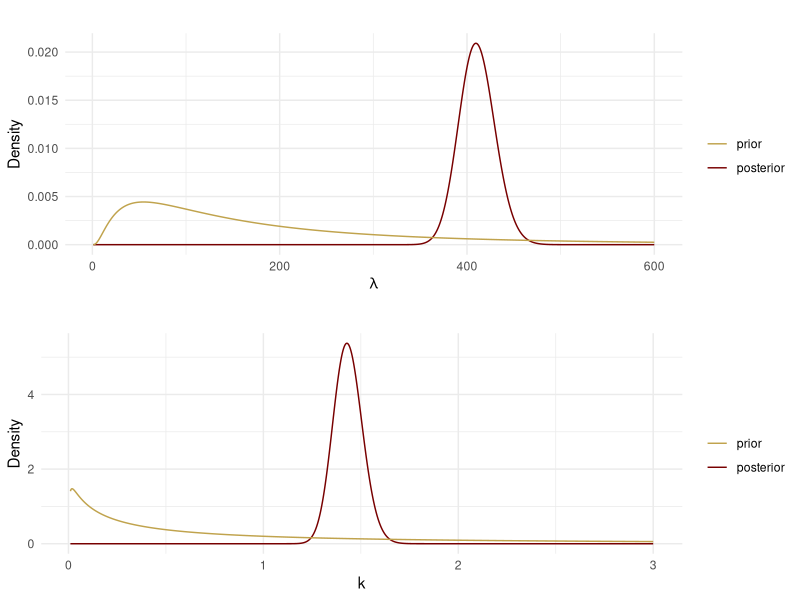
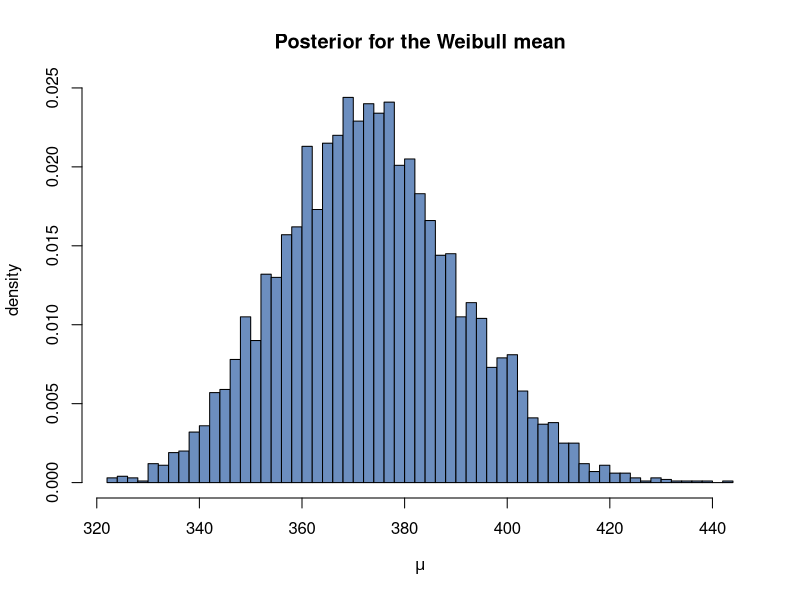

Generate these figures, in order, with R:
## ---- chunk 1
#| output: false
library(tidyverse) # loads data manipulation and visualization packages
library(survival) # loads the lung cancer data as `lung`
colors = c("#6C8EBF", "#c0a34d", "#780000","#007878","#B5C6DF","#EADAAA","#AE6666")
## ---- chunk 2
x = lung$time
censored = (lung$status == 1)
log_lambda_mean <- 5
log_lambda_sd <- 1
log_k_mean <- 0
log_k_sd <- 2
## ---- chunk 3
# Function for computing the log posterior for any given parameter vector 
logpost_weibull <- function(theta, x, censored){
  
  # Compute the parameters in the original scale
  lambda = exp(theta[1])
  k = exp(theta[2])
  
   # Compute the (log) joint prior density
  logPrior = dnorm(theta[1], log_lambda_mean, log_lambda_sd, log = TRUE) +
             dnorm(theta[2], log_k_mean, log_k_sd, log = TRUE)
  
  # Compute the log-likelihood
  loglik_uncensored = sum(dweibull(x[-censored], shape = k, scale = lambda, 
                                   log = TRUE))
  loglik_censored = sum(pweibull(x[censored], shape = k, scale = lambda, 
                                 lower.tail = FALSE, log.p = TRUE))
  logLik = loglik_uncensored + loglik_censored
  
  # Return the log posterior
  return(logLik + logPrior) 
}
## ---- chunk 4
initVal <- c(log_lambda_mean, log_k_mean) # Start optimizer at prior means
OptimResults<-optim(initVal, logpost_weibull, gr=NULL, x, censored,
  method = c("BFGS"), control=list(fnscale=-1), hessian=TRUE)
postMode = OptimResults$par
postCov = -solve(OptimResults$hessian) # inv(J) - Approx posterior covar matrix
postStd <- sqrt(diag(postCov))         # Approximate stdev
## ---- chunk 5
postMode
## ---- chunk 6
postCov
## ---- chunk 7
postStd
## ---- chunk 8
# Plot the prior and posterior densities
lambdaGrid <- seq(1, 600, length = 1000)
kGrid <- seq(0.01, 3, length = 1000)

# Plot the prior and posterior densities
prior_dens_lambda <- dlnorm(lambdaGrid, log_lambda_mean, log_lambda_sd)
post_dens_lambda <- dlnorm(lambdaGrid, postMode[1], postStd[1])
prior_dens_k <- dlnorm(kGrid, log_k_mean, log_k_sd)
post_dens_k <- dlnorm(kGrid, postMode[2], postStd[2])

df_lambda <- data.frame(
  paramGrid = lambdaGrid, 
  prior = prior_dens_lambda, 
  posterior = post_dens_lambda
)

df_k <- data.frame(
  paramGrid = kGrid, 
  prior = prior_dens_k, 
  posterior = post_dens_k
)

df_long_lambda <- df_lambda %>% pivot_longer(-paramGrid, names_to = "density_type", values_to = "density")

p_lambda = ggplot(df_long_lambda) +
  aes(x = paramGrid, y = density, color = density_type) +
  geom_line() +
  scale_colour_manual(
    breaks = c("prior", "posterior"), 
    values = c(colors[2], colors[3])) +
  labs(title = "", x = expression(lambda), y = "Density", color = "") + 
  theme_minimal()

df_long_k <- df_k %>% pivot_longer(-paramGrid, names_to = "density_type", values_to = "density")

p_k = ggplot(df_long_k) +
  aes(x = paramGrid, y = density, color = density_type) +
  geom_line() +
  scale_colour_manual(
    breaks = c("prior", "posterior"), 
    values = c(colors[2], colors[3])) +
  labs(title = "" , x = expression(k), y = "Density", color = "") + 
  theme_minimal()

gridExtra::grid.arrange(p_lambda, p_k, nrow = 2)

## ---- chunk 9
library(mvtnorm)
nDraws = 5000
thetaDraws = rmvnorm(nDraws, postMode, postCov)
lambdaDraws = exp(thetaDraws[,1])
kDraws = exp(thetaDraws[,2])
muDraws = lambdaDraws*gamma(1 + (1/kDraws))
hist(muDraws, 50, col = colors[1], freq = FALSE, xlab = expression(mu), 
     ylab = "density", main = "Posterior for the Weibull mean")
